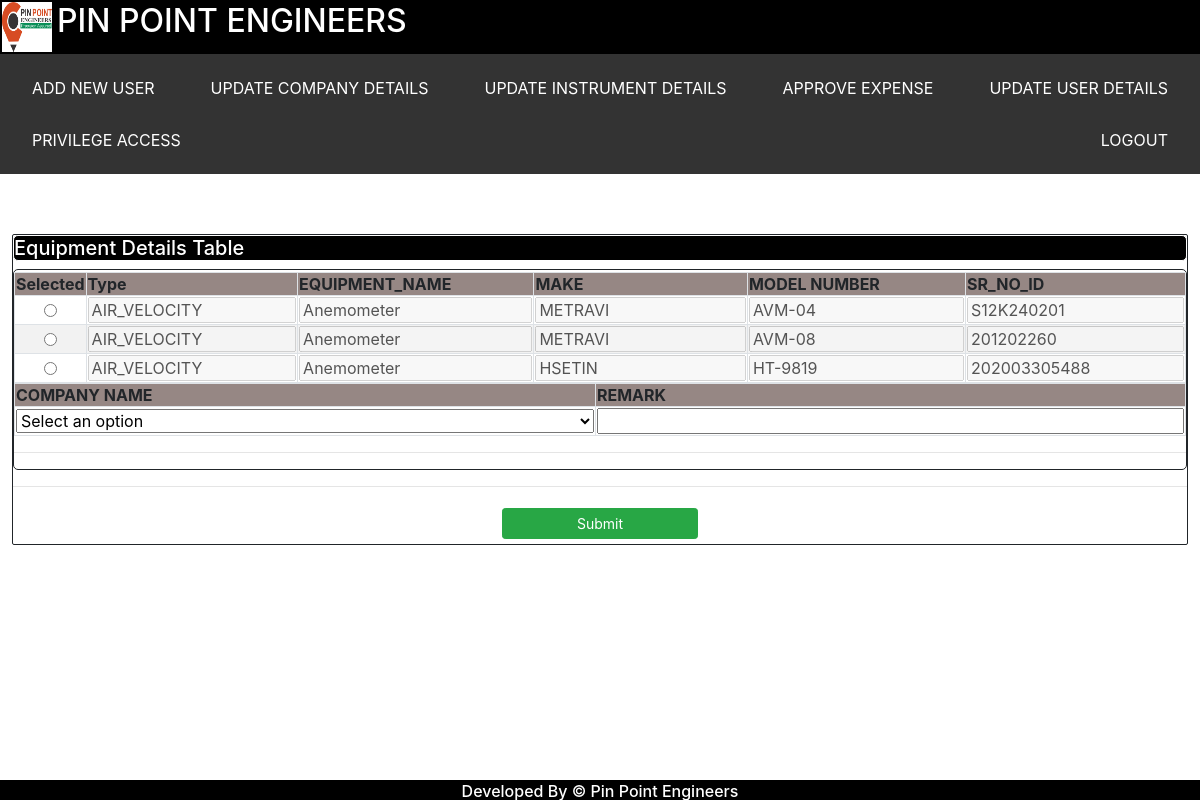
The page /request_instrument (signed in) on the database as committed earlier.
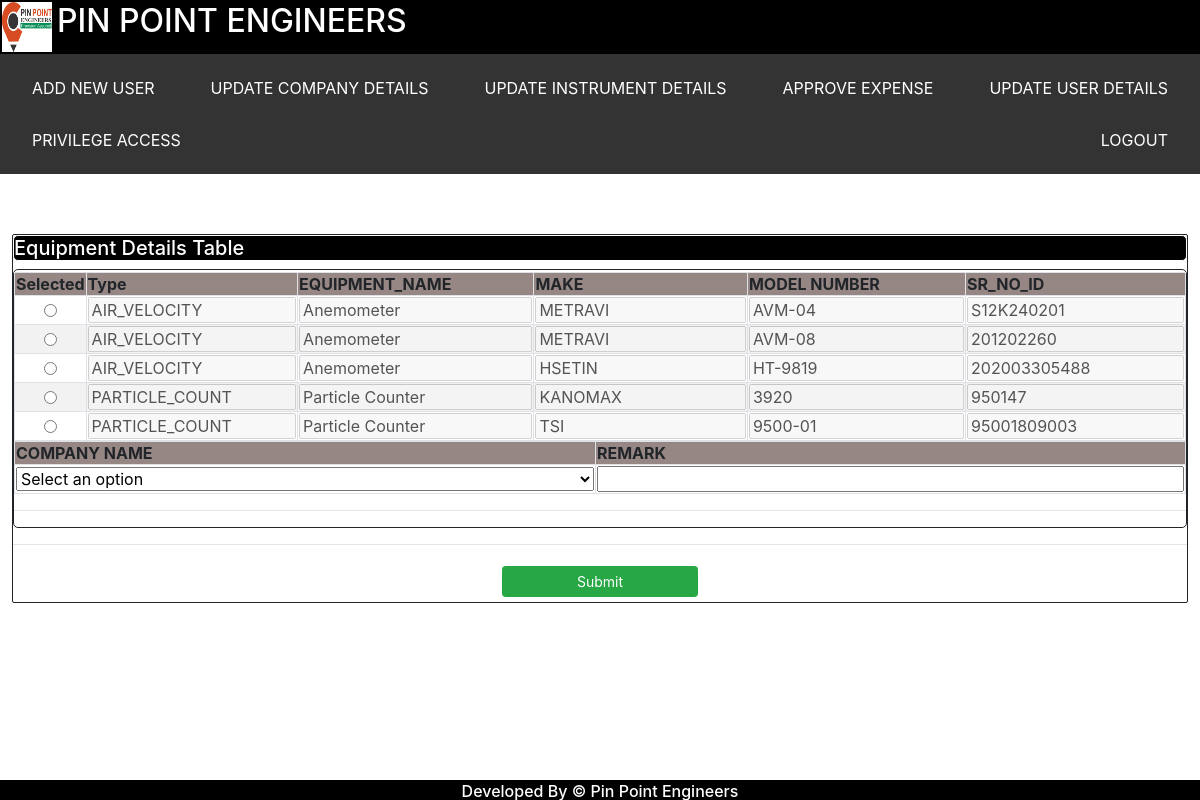
The same page on the database as committed later.
### tables this page shows
CREATE TABLE equipment_master        
            (    Type varchar(255),
                EQUIPMENT_NAME varchar(255),
                MAKE varchar(255),
                MODEL_NUMBER varchar(255),
                SR_NO_ID varchar(255),
                DONE_DATE varchar(255),
                DUE_DATE varchar(255),
                STATUS varchar(255),
                ISSUED_TO varchar(255),
                COMPANY_NAME varchar(255),
                REMARK varchar(255));

### app.py (the view)
@app.route("/request_instrument")
def request_instrument():
    if 'user' in session:
        customer_details  = dbo.get_company_details()
        company_name_list = customer_details.COMPANY_NAME.unique().tolist()
        session_var = session['user']
        role        = session_var["role"]
        equipment_details   = dbo.get_available_equipment()
        equipment_list      = equipment_details.to_dict('records')
        return make_response(render_template('ELOGBOOK/request_instrument.html',
                             equipment_list=equipment_list,company_list=company_name_list, role = role),200)
    return make_response(render_template('LOGIN_PAGE/login.html'),200)

### db_dervices.py (called while the page is built)
    def get_available_equipment(self):
        try:
            stmt = "SELECT * from equipment_master where status='AVAILABLE' OR status='CLOSED'"
            cursor = self.conn.execute(stmt)
            equipment_list = []
            for row in cursor:
                equipment_list.append(list(row))
            equipment_frame = pd.DataFrame(equipment_list,columns = ['Type' ,'EQUIPMENT_NAME' ,'MAKE' ,'MODEL_NUMBER','SR_NO_ID' ,'DONE_DATE' ,'DUE_DATE','STATUS','ISSUED_TO','COMPANY_NAME' ,'REMARK'])
            return equipment_frame
        except Exception as e:
            return e

    def get_company_details(self):
        try:
            stmt = "SELECT * from company_details "
            cursor = self.conn.execute(stmt)
            company_list = []
            for row in cursor:
                company_list.append(list(row))
            company_frame = pd.DataFrame(company_list,columns = ['COMPANY_NAME', 'ADDRESS', 'REPORT_NUMBER'])
            return company_frame
        except Exception as e:
            return e

### templates/ELOGBOOK/request_instrument.html (shortened to what this page needs)
<html>
<head>
	<link rel="stylesheet" type="text/css" href="static/css/bootstrap.min.css">
	<link rel="stylesheet" type="text/css" href="static/css/styles.css">
</head>
<body>
<my-header></my-header>
	<div id="frame_container">
		<h5 id = "container_header">Equipment Details Table</h5>
		<div id="data_frame">
			<div class="frame">
				<div class="sections">
					<table class="code_tbl table-striped table-bordered">
						<tr>
						    <th>Selected</th>
							<th>Type</th>
							<th>EQUIPMENT_NAME</th>
							<th>MAKE</th>
							<th>MODEL NUMBER</th>
							<th>SR_NO_ID</th>
						</tr>
						{% for equipment in equipment_list %}
						<tr>
						    <td><input type="radio" id="{{equipment.SR_NO_ID}}" class="textfield" name="selected_eq" value="{{equipment.SR_NO_ID}}"></td>
							<td><input type="text" name="Type" class="textfield" value="{{equipment.Type}}"disabled ></td>
							<td><input type="text" name="EQUIPMENT_NAME" class="textfield" value="{{equipment.EQUIPMENT_NAME}}" disabled></td>
							<td><input type="text" name="MAKE" class="textfield" value="{{equipment.MAKE}}" disabled></td>
							<td><input type="text" name="MODEL_NUMBER" class="textfield" value="{{equipment.MODEL_NUMBER}}"disabled ></td>
							<td><input type="text" name="SR_NO_ID" class="textfield" value="{{equipment.SR_NO_ID}}" disabled></td>
						</tr>
						{% endfor %}
					</table>
					<table class="table-striped table-bordered">
					<tr>
					     <th>COMPANY NAME</th>
					      <th>REMARK</th>
					</tr>
					    <tr>
						    <td>
							<select class="textfield" name="company_name" id="company_name" style="width:100%">
							<option value="" selected>Select an option</option>
							</select>
							</td>
							<td><input type="text" name="remark" id="remark" class="textfield" value=""></td>
						</tr>
					</table>
					<hr size="10">
				</div>
			</div>
		</div>
		<hr size="10">
		<div id="action_row">
			<button id="submit_button" type="submit" class="btn btn-sm btn-success col-sm-2" onclick="request_instrument()">Submit</button>
		</div>
	</div>
</body>
</html>

### static/css/styles.css (style rules this page uses)
#frame_container { margin-top:5%; margin-left:1%; margin-right:1%; border-style: solid; border-width: 1px; border-radius: 2px; }
#container_header { border-style: solid; border-width: 1px; border-radius: 5px; background-color:#000000; color:#ffffff; display: flex; flex-wrap: wrap; }
#data_frame { width:100%; display:block; }
.frame { border-style: solid; border-width: 1px; border-radius: 5px; }
table { width:100%; }
.sections { padding-top:2px; }
th { background-color:#968784; }
input { width:100%; }
#action_row { width:100%; text-align:center; display:block; }
button { margin:5px; }

Rows that differ between the two databases and show on the page:
added equipment_master: Type "PARTICLE_COUNT", EQUIPMENT_NAME "Particle Counter", MAKE "KANOMAX", MODEL_NUMBER "3920", SR_NO_ID "950147"
added equipment_master: Type "PARTICLE_COUNT", EQUIPMENT_NAME "Particle Counter", MAKE "TSI", MODEL_NUMBER "9500-01", SR_NO_ID "95001809003"
